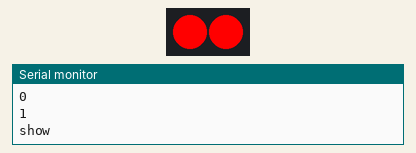
Bench run of a sketch on a simulated Arduino Uno, built with avr-gcc and run on an emulated ATmega328P. Parts: 2 RGB LEDs in strip order, left to right, the last lines printed to the serial monitor. The strip is taken to match the declared colour order.

Above: at 0.5 s.
At 1.5 s:
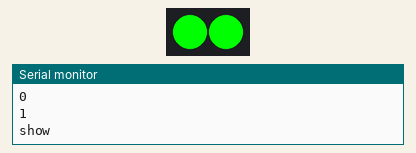
At 2.5 s:
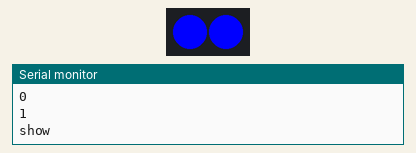
At 3.5 s:
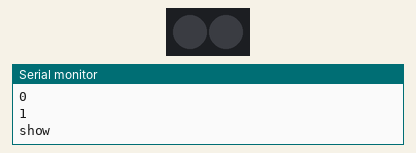
Timing chart, 0 to 5.2 s (numbered marks = the images above):
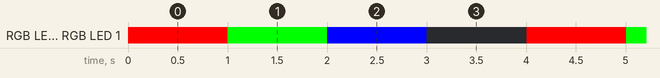

Measured:
- by itself, RGB LED 0, RGB LED 1: repeats every 4.0 s: RGB(0, 255, 0) 1.0 s, RGB(0, 0, 255) 1.0 s, off 1.0 s, RGB(255, 0, 0) 1.0 s
- by itself, everything shown: repeats every 4.0 s, in 4 steps

The sketch:

magic_led_test.ino
```cpp
#include <Adafruit_NeoPixel.h>
#include <EEPROM.h>

#define PIN 8
/*
#define NEO_RGB 0x00
#define NEO_GRB 0x01
#define NEO_BRG 0x04
#define NEO_RBG 0x08
#define NEO_GBR 0x10
#define NEO_BGR 0x20
*/

byte tryb =1;
byte next =1;
Adafruit_NeoPixel strip = Adafruit_NeoPixel(2, PIN,  NEO_RGB + NEO_KHZ800);

void setup() {
  Serial.begin(57600);
  Serial.println("HELLO");
  strip.begin();
  strip.show();
}

void loop() {
   Serial.println(String(tryb));
   pokaz_rgb(tryb,1000);
/*
   Serial.println("2. NEO_GRB");
   pokaz_rgb(NEO_GRB,1000);

   Serial.println("3. NEO_BRG");
   pokaz_rgb(NEO_BRG,1000);

   Serial.println("4. NEO_RGB");
   pokaz_rgb(NEO_RBG,1000);	// NEO_RBG added in Adafruit_NeoPixel: rOffset = 1;gOffset = 2;bOffset = 0;
   */
}

void pokaz_rgb( byte mode,int time ){
  Serial.println("\tCREATE");

  Serial.println("\tRED");
  set_color( strip.Color( 255, 0,  0 ));
  delay(time);

  Serial.println("\tGREEN");
  set_color( strip.Color( 0, 255,  0 ));
  delay(time);

  Serial.println("\tBLUE");
  set_color( strip.Color( 0, 0,  255 ));
  delay(time);

  Serial.println("\t Off");
  set_color( 0);  //zgas
  delay(time);
}


void set_color( uint32_t color ){
  int num = strip.numPixels();
   Serial.print("\t pixels:");
   Serial.println(String(num));
   for(int8_t i = 0; i < num; i++) {
      Serial.println(String(i));
      strip.setPixelColor(i, color );
   }
   Serial.println("show");
   strip.show();
}
```
